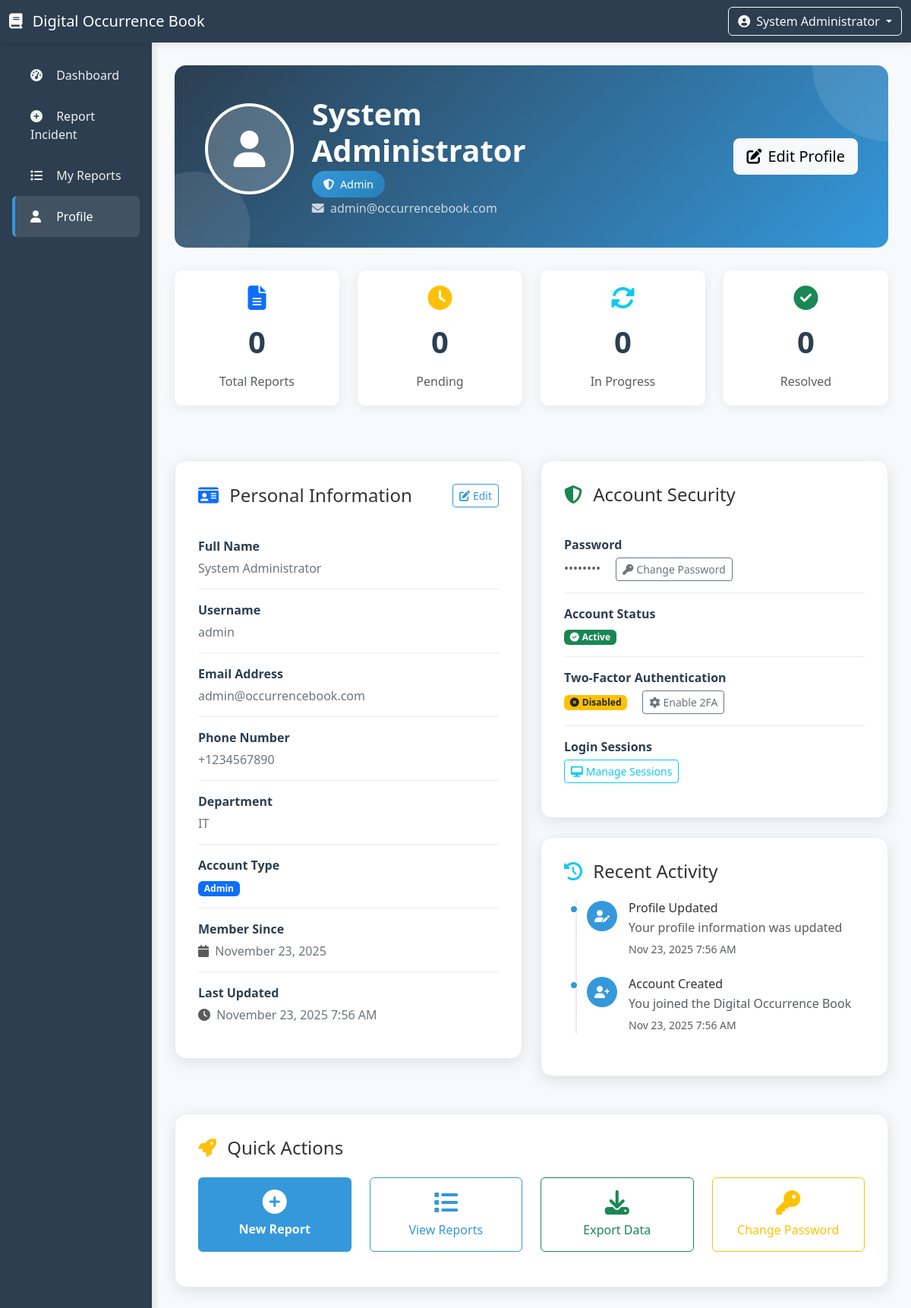
Screenshot of /user/profile.php (signed in) with the database file from the repository.
### tables this page shows
CREATE TABLE `users` (
  `id` int(11) NOT NULL,
  `username` varchar(50) NOT NULL,
  `email` varchar(100) NOT NULL,
  `password_hash` varchar(255) NOT NULL,
  `user_type` enum('admin','user') DEFAULT 'user',
  `full_name` varchar(100) NOT NULL,
  `department` varchar(100) DEFAULT NULL,
  `phone` varchar(20) DEFAULT NULL,
  `is_active` tinyint(1) DEFAULT 1,
  `created_at` timestamp NOT NULL DEFAULT current_timestamp(),
  `updated_at` timestamp NOT NULL DEFAULT current_timestamp() ON UPDATE current_timestamp()
);

### user/profile.php (the view, shortened to what the rows shown need)
<?php
$servername = "localhost";
$username = "root";
$password = "";
$dbname = "ob";
$conn = new mysqli($servername, $username, $password, $dbname);
$user_sql = "SELECT * FROM users WHERE id = ?";
$stmt = $conn->prepare($user_sql);
$stmt->bind_param("i", $_SESSION['user_id']);
$stmt->execute();
$user_result = $stmt->get_result();
$user = $user_result->fetch_assoc();
?>
<!DOCTYPE html>
<html lang="en">
<head>
    <link href="https://cdn.jsdelivr.net/npm/bootstrap@5.3.0/dist/css/bootstrap.min.css" rel="stylesheet">
    <link rel="stylesheet" href="https://cdnjs.cloudflare.com/ajax/libs/font-awesome/6.4.0/css/all.min.css">
</head>
<body>
    <div class="container-fluid">
        <div class="row">
            <div class="col-lg-10 main-content">
                <div class="profile-header">
                    <div class="row align-items-center">
                        <div class="col-md-8">
                            <div class="d-flex align-items-center">
                                <div class="ms-4">
                                    <h1 class="display-6 fw-bold mb-2"><?php echo htmlspecialchars($user['full_name']); ?></h1>
                                    <span class="badge-role">
                                        <i class="fas fa-shield-alt me-1"></i>
                                        <?php echo ucfirst($user['user_type']); ?>
                                    </span>
                                    <p class="mb-0 mt-2 opacity-75">
                                        <i class="fas fa-envelope me-1"></i>
                                        <?php echo htmlspecialchars($user['email']); ?>
                                    </p>
                                </div>
                            </div>
                        </div>
                    </div>
                </div>
                <div class="row">
                    <div class="col-lg-6 mb-4">
                        <div class="profile-card">
                            <div class="info-item">
                                <div class="info-label">Full Name</div>
                                <div class="info-value"><?php echo htmlspecialchars($user['full_name']); ?></div>
                            </div>
                            <div class="info-item">
                                <div class="info-label">Username</div>
                                <div class="info-value"><?php echo htmlspecialchars($user['username']); ?></div>
                            </div>
                            <div class="info-item">
                                <div class="info-label">Email Address</div>
                                <div class="info-value"><?php echo htmlspecialchars($user['email']); ?></div>
                            </div>
                            <div class="info-item">
                                <div class="info-label">Phone Number</div>
                                <div class="info-value">
                                    <?php echo !empty($user['phone']) ? htmlspecialchars($user['phone']) : '<span class="text-muted">Not provided</span>'; ?>
                                </div>
                            </div>
                            <div class="info-item">
                                <div class="info-label">Department</div>
                                <div class="info-value">
                                    <?php echo !empty($user['department']) ? htmlspecialchars($user['department']) : '<span class="text-muted">Not specified</span>'; ?>
                                </div>
                            </div>
                            <div class="info-item">
                                <div class="info-value">
                                    <span class="badge bg-primary"><?php echo ucfirst($user['user_type']); ?></span>
                                </div>
                            </div>
                            <div class="info-item">
                                <div class="info-label">Member Since</div>
                                <div class="info-value">
                                    <i class="fas fa-calendar me-1 text-muted"></i>
                                    <?php echo date('F j, Y', strtotime($user['created_at'])); ?>
                                </div>
                            </div>
                            <div class="info-item">
                                <div class="info-label">Last Updated</div>
                                <div class="info-value">
                                    <i class="fas fa-clock me-1 text-muted"></i>
                                    <?php echo date('F j, Y g:i A', strtotime($user['updated_at'])); ?>
                                </div>
                            </div>
                        </div>
                    </div>
                    <div class="col-lg-6 mb-4">
                        <div class="profile-card">
                            <div class="activity-timeline">
                                <div class="activity-item">
                                    <div class="d-flex align-items-start">
                                        <div>
                                            <h6 class="mb-1">Profile Updated</h6>
                                            <p class="mb-1 text-muted">Your profile information was updated</p>
                                            <small class="text-muted">
                                                <?php echo date('M j, Y g:i A', strtotime($user['updated_at'])); ?>
                                            </small>
                                        </div>
                                    </div>
                                </div>
                                <div class="activity-item">
                                    <div class="d-flex align-items-start">
                                        <div>
                                            <h6 class="mb-1">Account Created</h6>
                                            <p class="mb-1 text-muted">You joined the Digital Occurrence Book</p>
                                            <small class="text-muted">
                                                <?php echo date('M j, Y g:i A', strtotime($user['created_at'])); ?>
                                            </small>
                                        </div>
                                    </div>
                                </div>
                            </div>
                        </div>
                    </div>
                </div>
            </div>
        </div>
    </div>
</body>
</html>

### rows the page displays
users: full_name "System Administrator", user_type "Admin", email "admin@occurrencebook.com", username "admin", phone "+1234567890", department "IT", created_at "November 23, 2025", updated_at "November 23, 2025 7:56 AM", updated_at "Nov 23, 2025 7:56 AM", created_at "Nov 23, 2025 7:56 AM"

### other values shown
$_SESSION['full_name'] "System Administrator"
$stats['total_reports'] "0"
$stats['reported'] "0"
$stats['in_progress'] "0"
$stats['resolved'] "0"
